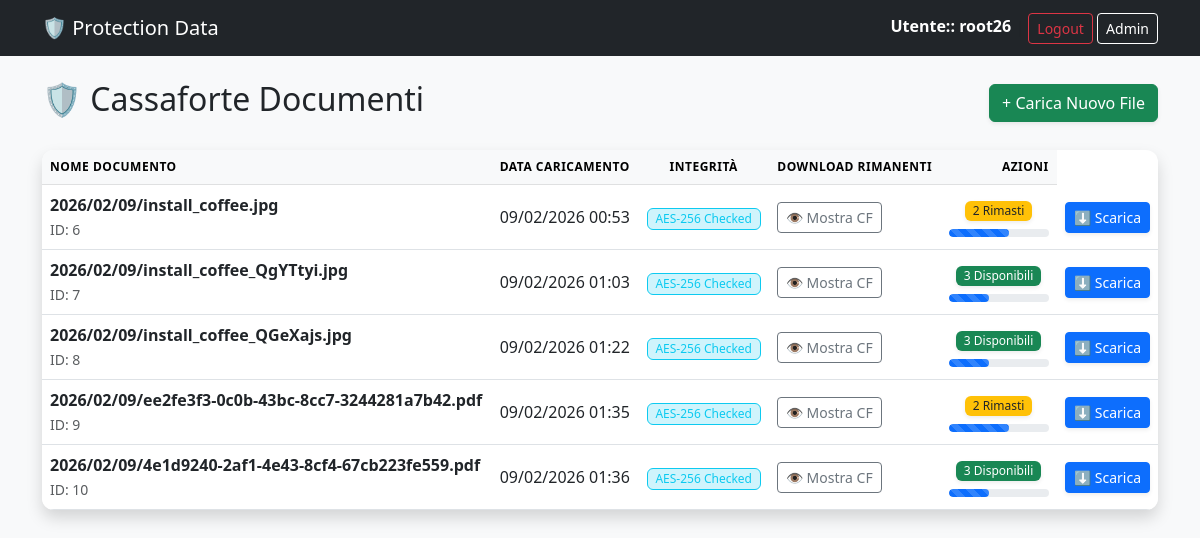
The app's page / (signed in) with its own data.
### paz_enc/models.py (models this page shows, shortened)
class DocumentoRiservato(models.Model):
    utente = models.ForeignKey(User, on_delete=models.CASCADE, related_name='documenti')
    codice_fiscale = EncryptedCharField(max_length=16, help_text="Criptato nel database")
    file_documento = models.FileField(upload_to=secure_rename)
    file_hash = models.CharField(max_length=64, editable=False) # SHA-256
    caricato_il = models.DateTimeField(auto_now_add=True)
    download_effettuati = models.IntegerField(default=0)
    limite_download = models.IntegerField(default=5)
    @property
    def download_rimanenti(self):
        return max(0, self.limite_download - self.download_effettuati)
    @property
    def percentuale_consumata(self):
        if self.limite_download <= 0:
            return 100
        percent = (self.download_effettuati / self.limite_download) * 100
        return min(100, int(percent))
    class Meta:
        verbose_name = "Documento Riservato"
        verbose_name_plural = "Documenti Riservati"

### paz_enc/views.py (the view)
# urls.py: path('', views.lista_view, name='lista_documenti'),
@login_required
def lista_view(request):
    documenti = DocumentoRiservato.objects.filter(utente=request.user)
    return render(request, 'paz_enc/list_file.html', {'documenti': documenti})

### templates/paz_enc/list_file.html (shortened to what this page needs)
{% extends 'base.html' %}
{% block content %}
<div class="row">
    <div class="col-12">
        <div class="d-flex justify-content-between align-items-center mb-4">
            <h2><span class="text-primary">🛡️</span> Cassaforte Documenti</h2>
            <a href="{% url 'upload_documento' %}" class="btn btn-success shadow-sm">
                 + Carica Nuovo File
            </a>
        </div>
        <div class="card fortress-card border-0 shadow">
            <div class="table-responsive">
                <table class="table table-hover align-middle mb-0">
                    <thead class="table-light">
                        <tr>
                            <th>Nome Documento</th>
                            <th>Data Caricamento</th>
                            <th class="text-center">Integrità</th>
                            <th class="text-center">Download Rimanenti</th>
                            <th class="text-end">Azioni</th>
                        </tr>
                    </thead>
                    <tbody>
                        {% for doc in documenti %}
                        <tr>
                            <td>
                                <strong>{{ doc.file_documento.name|cut:"docs/" }}</strong>
                                <br><small class="text-muted">ID: {{ doc.id }}</small>
                            </td>
                            <td>{{ doc.caricato_il|date:"d/m/Y H:i" }}</td>
                            <td class="text-center">
                                <span class="badge bg-info-subtle text-info border border-info">
                                    AES-256 Checked
                                </span>
                            </td>
                            <td>
                                <div id="cf-container-{{ doc.id }}">
                                    <button class="btn btn-sm btn-outline-secondary"
                                            onclick="svelaCF('{{ doc.id }}')">
                                        👁️ Mostra CF
                                    </button>
                                </div>
                            </td>
                            <td class="text-center">
                                {% if doc.download_rimanenti == 0 %}
                                    <span class="badge bg-danger shadow-sm text-uppercase" style="font-size: 0.7rem;">Bloccato</span>
                                {% elif doc.download_rimanenti <= 2 %}
                                    <span class="badge bg-warning text-dark shadow-sm">{{ doc.download_rimanenti }} Rimasti</span>
                                {% else %}
                                    <span class="badge bg-success shadow-sm">{{ doc.download_rimanenti }} Disponibili</span>
                                {% endif %}
                                    <div class="progress mt-2" style="height: 8px; width: 100px; margin: 0 auto; background-color: #e9ecef; border-radius: 10px;">
                                        <div class="progress-bar progress-bar-striped progress-bar-animated"
                                            role="progressbar"
                                            data-value="{{ doc.percentuale_consumata|default:0 }}"
                                            style="width: 0%; border-radius: 10px;">
                                        </div>
                                    </div>
                            </td>
                                <td class="text-end">
                                {% if doc.download_effettuati < doc.limite_download %}
                                    <a href="{% url 'download_sicuro' doc.id %}"
                                    class="btn btn-primary btn-sm shadow-sm"
                                    onclick="refreshDopoDownload()">⬇️ Scarica</a>
                                {% else %}
                                    <button class="btn btn-secondary btn-sm" disabled>🔒 Bloccato</button>
                                {% endif %}
                            </td>
                        </tr>
                        {% endfor %}
                    </tbody>
                </table>
            </div>
        </div>
    </div>
</div>
{% endblock %}

### templates/base.html (shortened to what this page needs)
<!DOCTYPE html>
<html lang="it">
<head>
    <link href="https://cdn.jsdelivr.net/npm/bootstrap@5.3.0/dist/css/bootstrap.min.css" rel="stylesheet">
</head>
<body>
    <nav class="navbar navbar-dark mb-4">
        <div class="container">
            <a class="navbar-brand" href="{% url 'lista_documenti' %}">🛡️ Protection Data</a>
            {% if user.is_authenticated %}
                <form action="{% url 'logout' %}" method="post" class="d-inline">
                    <strong class="navbar-text text-white"> Utente:: {{ user.username }}</strong> |
                    <button type="submit" class="btn btn-sm btn-outline-danger"> Logout </button>
                    <a href="admin/" class="btn btn-accent btn-sm text-white border-white"> Admin </a>                 </form>
                    {% else %}
                        <a href="{% url 'login' %}" class="btn btn-accent btn-sm text-white border-white">
                            Accedi
                        </a>
            {% endif %}
        </div>
    </nav>
    <div class="container">
        {% block content %}{% endblock %}
    </div>
</body>
</html>

### templates/base.html (style rules this page uses)
body { background-color: #f8f9fa; }
.navbar { background-color: #212529; }
.fortress-card { border-radius: 15px; box-shadow: 0 4px 15px rgba(0,0,0,0.1); }

### templates/paz_enc/list_file.html (style rules this page uses)
.fortress-card { border-radius: 12px; overflow: hidden; }
.table thead th { font-weight: 600; text-transform: uppercase; font-size: 0.75rem; letter-spacing: 0.5px; }
.badge { font-weight: 500; }

### records on screen
DocumentoRiservato: file_documento.name "2026/02/09/install_coffee.jpg", id "6", caricato_il "09/02/2026 00:53", download_rimanenti "2", shows "⬇️ Scarica"
DocumentoRiservato: file_documento.name "2026/02/09/install_coffee_QgYTtyi.jpg", id "7", caricato_il "09/02/2026 01:03", download_rimanenti "3", shows "⬇️ Scarica"
DocumentoRiservato: file_documento.name "2026/02/09/install_coffee_QGeXajs.jpg", id "8", caricato_il "09/02/2026 01:22", download_rimanenti "3", shows "⬇️ Scarica"
DocumentoRiservato: file_documento.name "2026/02/09/ee2fe3f3-0c0b-43bc-8cc7-3244281a7b42.pdf", id "9", caricato_il "09/02/2026 01:35", download_rimanenti "2", shows "⬇️ Scarica"
DocumentoRiservato: file_documento.name "2026/02/09/4e1d9240-2af1-4e43-8cf4-67cb223fe559.pdf", id "10", caricato_il "09/02/2026 01:36", download_rimanenti "3", shows "⬇️ Scarica"

### other values on screen
{{ user.username }} "root26"
